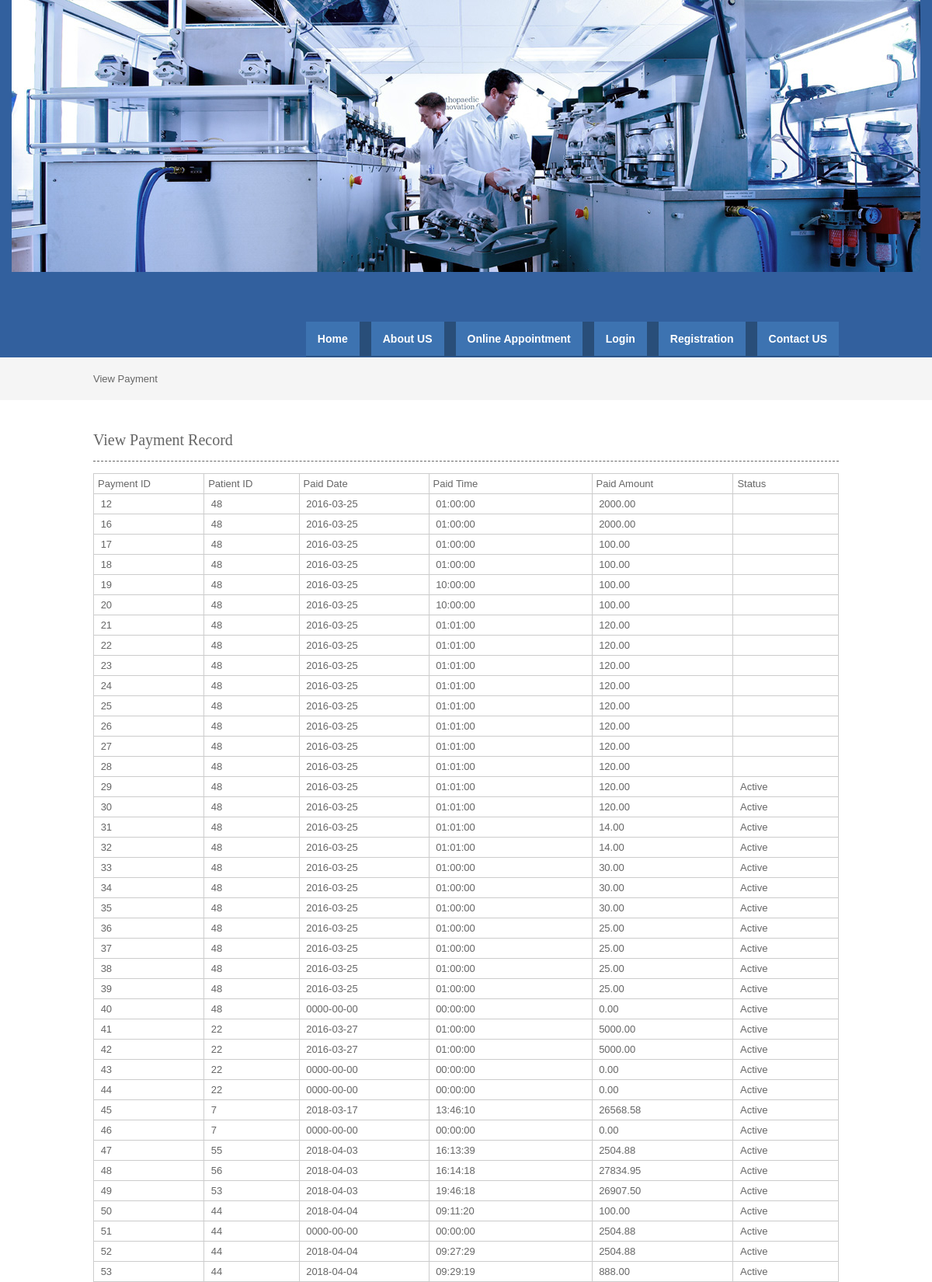
/viewpayment.php (upper part), run on the app's committed database.
### tables this page shows
CREATE TABLE `payment` (
  `paymentid` int(10) NOT NULL,
  `patientid` int(10) NOT NULL,
  `appointmentid` int(10) NOT NULL,
  `paiddate` date NOT NULL,
  `paidtime` time NOT NULL,
  `paidamount` float(10,2) NOT NULL,
  `status` varchar(10) NOT NULL,
  `cardholder` varchar(50) NOT NULL,
  `cardnumber` int(25) NOT NULL,
  `cvvno` int(5) NOT NULL,
  `expdate` date NOT NULL
);

### viewpayment.php (the view, shortened to what this page needs)
<?php
include("header.php");
include("dbconnection.php");
?>
<div class="wrapper col2">
  <div id="breadcrumb">View  Payment</div>
</div>
<div class="wrapper col4">
  <div id="container">
    <h1>View Payment Record</h1>
    <table width="558" border="3">
      <tbody>
        <tr>
          <td width="75">Payment ID</td>
          <td width="63">Patient ID</td>
          <td width="90">Paid Date</td>
          <td width="116">Paid Time</td>
          <td width="99">Paid Amount</td>
          <td width="71">Status</td>
        </tr>
         <?php
		$sql ="SELECT * FROM payment";
		$qsql = mysqli_query($con,$sql);
		while($rs = mysqli_fetch_array($qsql))
		{
        echo "<tr>
          <td>&nbsp;$rs[paymentid]</td>
		  <td>&nbsp;$rs[patientid]</td>
          <td>&nbsp;$rs[paiddate]</td>
		  <td>&nbsp;$rs[paidtime]</td>
		  <td>&nbsp;$rs[paidamount]</td>
		  <td>&nbsp;$rs[status]</td>
        </tr>";
		}
		?>
      </tbody>
    </table>
  </div>
</div>

### layout/styles/layout.css (style rules this page uses)
html { overflow-y:scroll; }
body { margin:0; padding:0; font-size:13px; font-family:verdana, Arial, Helvetica, sans-serif; color:#FFFFFF; background-color:#4F473A; }
div.wrapper { display:block; width:100%; margin:0; text-align:left; }
.col2 { color:#666666; background-color:#F5F5F5; }
.col3, .col4 { color:#666666; background-color:#FFFFFF; }
#head, #gallery, #breadcrumb, #container, #footer { display:block; position:relative; width:960px; margin:0 auto; }
#breadcrumb { padding:20px 0; }
#container { padding:40px 0; }
#container h1, #container h2, #container h3, #container h4, #container h5, #container h6 { margin:0 0 15px 0; padding:0 0 15px 0; line-height:normal; font-weight:normal; font-size:20px; font-family:Georgia, "Times New Roman", Times, serif; border-bottom:1px dashed #666666; }

### layout/styles/tables.css (style rules this page uses)
table { width:100%; border-collapse:collapse; table-layout:auto; vertical-align:top; margin-bottom:15px; border:1px solid #CCCCCC; }
table tbody td { vertical-align:top; border-collapse:collapse; border-left:1px solid #CCCCCC; border-right:1px solid #CCCCCC; }
table thead th, table tbody td { padding:5px; border-collapse:collapse; }

### data on the page
payment: paymentid "12", patientid "48", paiddate "2016-03-25", paidtime "01:00:00", paidamount "2000.00"
payment: paymentid "16", patientid "48", paiddate "2016-03-25", paidtime "01:00:00", paidamount "2000.00"
payment: paymentid "17", patientid "48", paiddate "2016-03-25", paidtime "01:00:00", paidamount "100.00"
payment: paymentid "18", patientid "48", paiddate "2016-03-25", paidtime "01:00:00", paidamount "100.00"
payment: paymentid "19", patientid "48", paiddate "2016-03-25", paidtime "10:00:00", paidamount "100.00"
payment: paymentid "20", patientid "48", paiddate "2016-03-25", paidtime "10:00:00", paidamount "100.00"
payment: paymentid "21", patientid "48", paiddate "2016-03-25", paidtime "01:01:00", paidamount "120.00"
payment: paymentid "22", patientid "48", paiddate "2016-03-25", paidtime "01:01:00", paidamount "120.00"
payment: paymentid "23", patientid "48", paiddate "2016-03-25", paidtime "01:01:00", paidamount "120.00"
payment: paymentid "24", patientid "48", paiddate "2016-03-25", paidtime "01:01:00", paidamount "120.00"
payment: paymentid "25", patientid "48", paiddate "2016-03-25", paidtime "01:01:00", paidamount "120.00"
payment: paymentid "26", patientid "48", paiddate "2016-03-25", paidtime "01:01:00", paidamount "120.00"
payment: paymentid "27", patientid "48", paiddate "2016-03-25", paidtime "01:01:00", paidamount "120.00"
payment: paymentid "28", patientid "48", paiddate "2016-03-25", paidtime "01:01:00", paidamount "120.00"
payment: paymentid "29", patientid "48", paiddate "2016-03-25", paidtime "01:01:00", paidamount "120.00", status "Active"
payment: paymentid "30", patientid "48", paiddate "2016-03-25", paidtime "01:01:00", paidamount "120.00", status "Active"
payment: paymentid "31", patientid "48", paiddate "2016-03-25", paidtime "01:01:00", paidamount "14.00", status "Active"
payment: paymentid "32", patientid "48", paiddate "2016-03-25", paidtime "01:01:00", paidamount "14.00", status "Active"
payment: paymentid "33", patientid "48", paiddate "2016-03-25", paidtime "01:00:00", paidamount "30.00", status "Active"
payment: paymentid "34", patientid "48", paiddate "2016-03-25", paidtime "01:00:00", paidamount "30.00", status "Active"
payment: paymentid "35", patientid "48", paiddate "2016-03-25", paidtime "01:00:00", paidamount "30.00", status "Active"
payment: paymentid "36", patientid "48", paiddate "2016-03-25", paidtime "01:00:00", paidamount "25.00", status "Active"
payment: paymentid "37", patientid "48", paiddate "2016-03-25", paidtime "01:00:00", paidamount "25.00", status "Active"
payment: paymentid "38", patientid "48", paiddate "2016-03-25", paidtime "01:00:00", paidamount "25.00", status "Active"
payment: paymentid "39", patientid "48", paiddate "2016-03-25", paidtime "01:00:00", paidamount "25.00", status "Active"
payment: paymentid "40", patientid "48", paiddate "0000-00-00", paidtime "00:00:00", paidamount "0.00", status "Active"
payment: paymentid "41", patientid "22", paiddate "2016-03-27", paidtime "01:00:00", paidamount "5000.00", status "Active"
payment: paymentid "42", patientid "22", paiddate "2016-03-27", paidtime "01:00:00", paidamount "5000.00", status "Active"
payment: paymentid "43", patientid "22", paiddate "0000-00-00", paidtime "00:00:00", paidamount "0.00", status "Active"
payment: paymentid "44", patientid "22", paiddate "0000-00-00", paidtime "00:00:00", paidamount "0.00", status "Active"
payment: paymentid "45", patientid "7", paiddate "2018-03-17", paidtime "13:46:10", paidamount "26568.58", status "Active"
payment: paymentid "46", patientid "7", paiddate "0000-00-00", paidtime "00:00:00", paidamount "0.00", status "Active"
payment: paymentid "47", patientid "55", paiddate "2018-04-03", paidtime "16:13:39", paidamount "2504.88", status "Active"
payment: paymentid "48", patientid "56", paiddate "2018-04-03", paidtime "16:14:18", paidamount "27834.95", status "Active"
payment: paymentid "49", patientid "53", paiddate "2018-04-03", paidtime "19:46:18", paidamount "26907.50", status "Active"
payment: paymentid "50", patientid "44", paiddate "2018-04-04", paidtime "09:11:20", paidamount "100.00", status "Active"
payment: paymentid "51", patientid "44", paiddate "0000-00-00", paidtime "00:00:00", paidamount "2504.88", status "Active"
payment: paymentid "52", patientid "44", paiddate "2018-04-04", paidtime "09:27:29", paidamount "2504.88", status "Active"
payment: paymentid "53", patientid "44", paiddate "2018-04-04", paidtime "09:29:19", paidamount "888.00", status "Active"
